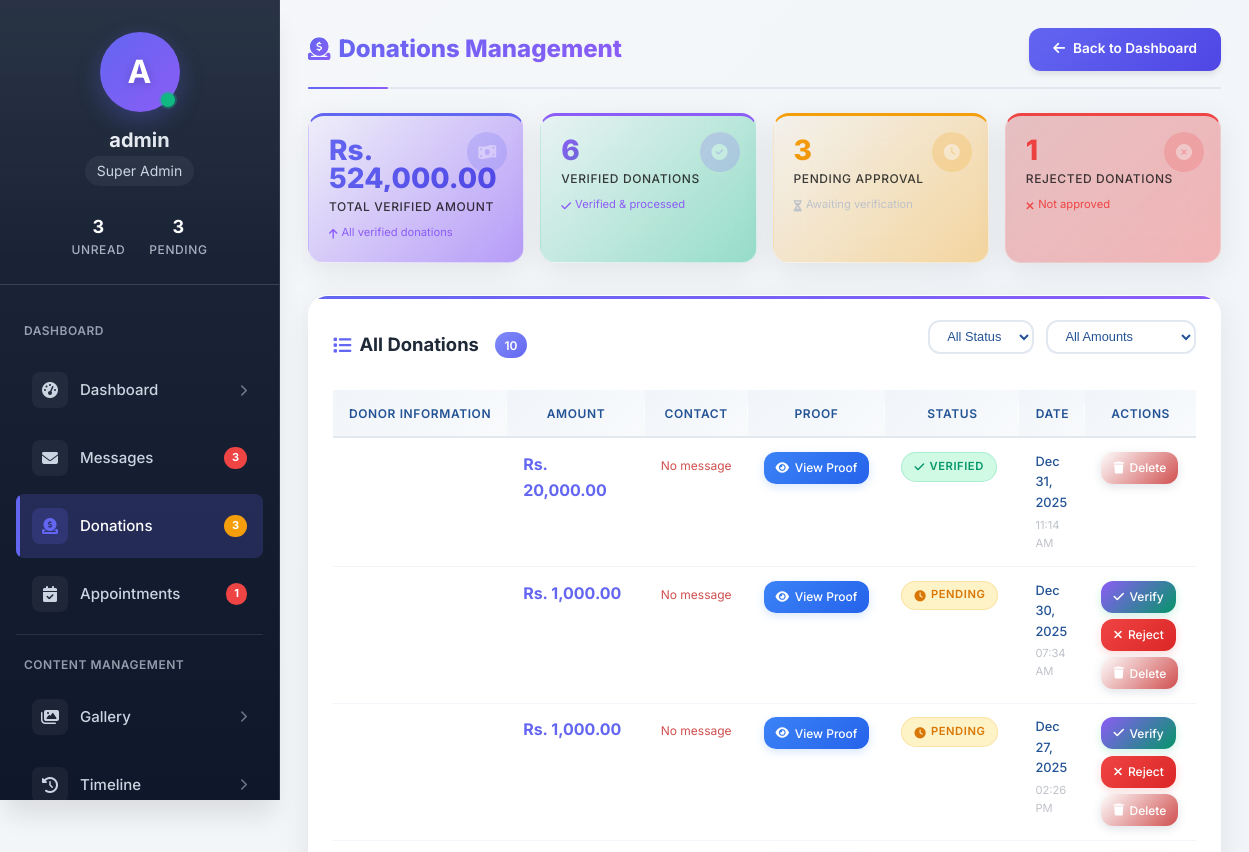
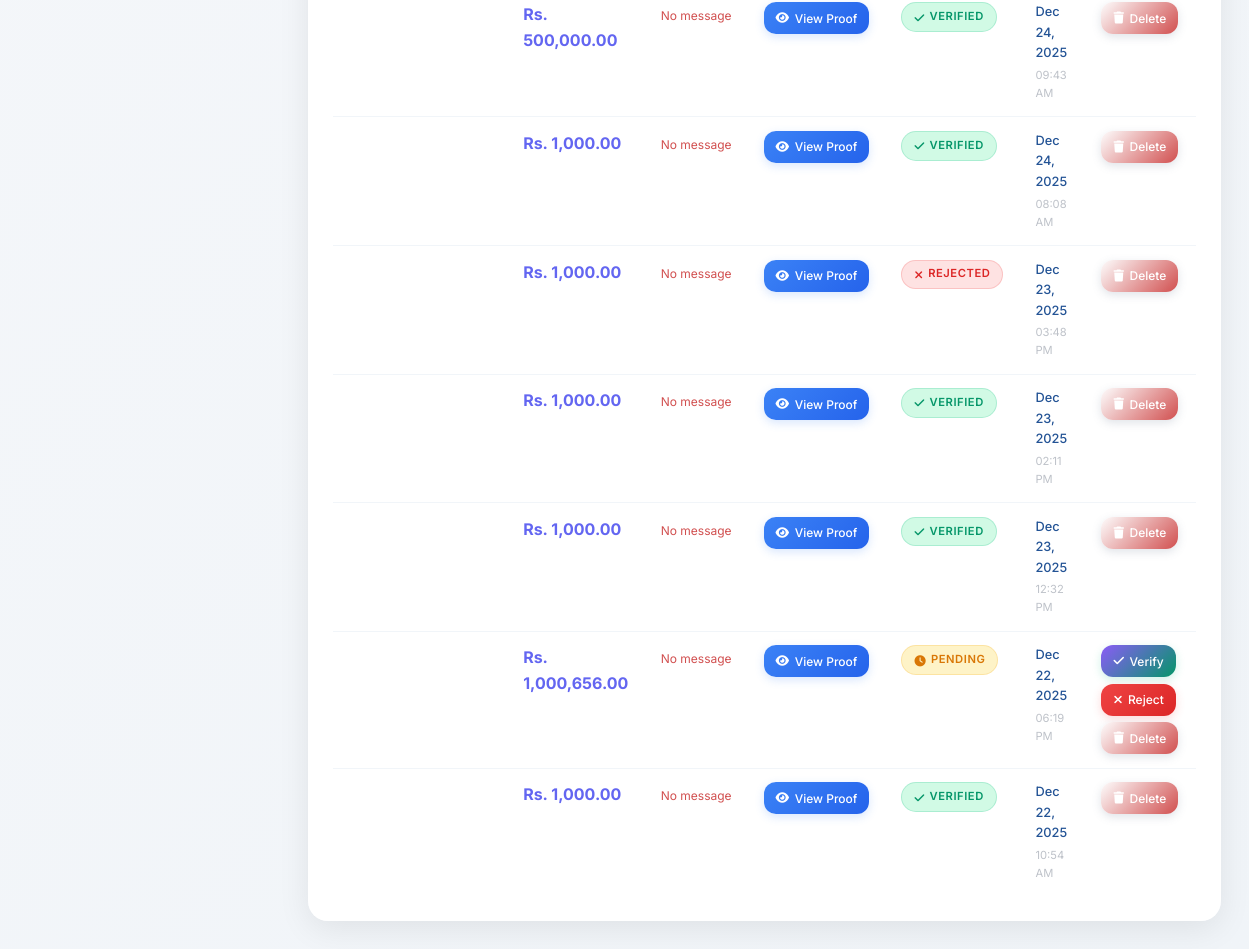
Screenshot of /backend/admin/donations.php (signed in) with the database file from the repository (2 pictures, top to bottom).
### tables this page shows
CREATE TABLE `donations` (
  `id` int(11) NOT NULL,
  `transaction_id` varchar(50) NOT NULL,
  `donor_name` varchar(100) DEFAULT NULL,
  `donor_email` varchar(100) DEFAULT NULL,
  `amount` decimal(10,2) DEFAULT NULL,
  `transaction_proof` varchar(255) DEFAULT NULL,
  `screenshot_path` varchar(255) DEFAULT NULL,
  `status` enum('pending','verified','rejected') DEFAULT 'pending',
  `phone` varchar(20) DEFAULT NULL,
  `message` text DEFAULT NULL,
  `created_at` timestamp NOT NULL DEFAULT current_timestamp(),
  `verified_at` timestamp NULL DEFAULT NULL
);

### backend/admin/donations.php (the view, shortened to what this page needs)
<?php
$donations = [];
$stats = [
    'total' => 0,
    'verified' => 0,
    'pending' => 0,
    'rejected' => 0,
    'total_amount' => 0
];
try {
    $conn = getPDOConnection();
    $stmt = $conn->query("SELECT * FROM donations ORDER BY created_at DESC");
    $donations = $stmt->fetchAll(PDO::FETCH_ASSOC);
    $stmt = $conn->query("
        SELECT
            COUNT(*) as total,
            SUM(CASE WHEN status = 'verified' THEN 1 ELSE 0 END) as verified,
            SUM(CASE WHEN status = 'pending' THEN 1 ELSE 0 END) as pending,
            SUM(CASE WHEN status = 'rejected' THEN 1 ELSE 0 END) as rejected,
            COALESCE(SUM(CASE WHEN status = 'verified' THEN amount ELSE 0 END), 0) as total_amount
        FROM donations
    ");
    $stats = $stmt->fetch(PDO::FETCH_ASSOC);
} catch (PDOException $e) {
    $message = '<i class="fas fa-exclamation-triangle"></i> Database error: ' . $e->getMessage();
}
?>
<!DOCTYPE html>
<html lang="en">
<head>
    <link rel="stylesheet" href="https://cdnjs.cloudflare.com/ajax/libs/font-awesome/6.4.0/css/all.min.css">
</head>
<body>
    <div class="admin-container">
        <?php include __DIR__ . '/../includes/sidebar.php'; ?>
        <main class="main-content">
            <div class="page-header">
                <h1><i class="fas fa-donate"></i> Donations Management</h1>
                <a href="dashboard.php" class="btn">
                    <i class="fas fa-arrow-left"></i> <span>Back to Dashboard</span>
                </a>
            </div>
            <div class="stats-cards">
                <div class="stat-card total">
                    <div class="stat-icon">
                        <i class="fas fa-money-bill-wave"></i>
                    </div>
                    <div class="stat-content">
                        <div class="stat-number">Rs. <?php echo number_format($stats['total_amount'], 2); ?></div>
                        <div class="stat-label"style="color: #0b0b0bff;">Total Verified Amount</div>
                        <div class="stat-trend positive">
                            <i class="fas fa-arrow-up"></i>
                            <span>All verified donations</span>
                        </div>
                    </div>
                </div>
                <div class="stat-card verified">
                    <div class="stat-icon">
                        <i class="fas fa-check-circle"></i>
                    </div>
                    <div class="stat-content">
                        <div class="stat-number"><?php echo $stats['verified']; ?></div>
                        <div class="stat-label"style="color: #0d0d0dff;">Verified Donations</div>
                        <div class="stat-trend positive">
                            <i class="fas fa-check"></i>
                            <span>Verified & processed</span>
                        </div>
                    </div>
                </div>
                <div class="stat-card pending">
                    <div class="stat-icon">
                        <i class="fas fa-clock"></i>
                    </div>
                    <div class="stat-content">
                        <div class="stat-number"><?php echo $stats['pending']; ?></div>
                        <div class="stat-label" style="color: #0e0f0fff;">Pending Approval</div>
                        <div class="stat-trend">
                            <i class="fas fa-hourglass-half"></i>
                            <span>Awaiting verification</span>
                        </div>
                    </div>
                </div>
                <div class="stat-card rejected">
                    <div class="stat-icon">
                        <i class="fas fa-times-circle"></i>
                    </div>
                    <div class="stat-content">
                        <div class="stat-number"><?php echo $stats['rejected']; ?></div>
                        <div class="stat-label" style="color: #111112ff;">Rejected Donations</div>
                        <div class="stat-trend negative">
                            <i class="fas fa-times"></i>
                            <span>Not approved</span>
                        </div>
                    </div>
                </div>
            </div>
            <div class="table-container">
                <div class="table-header">
                    <h2>
                        <i class="fas fa-list"></i> All Donations
                        <span class="count-badge"><?php echo count($donations); ?></span>
                    </h2>
                    <div class="filter-controls">
                        <select class="filter-select" id="statusFilter">
                            <option value="all">All Status</option>
                        </select>
                        <select class="filter-select" id="amountFilter">
                            <option value="all">All Amounts</option>
                        </select>
                    </div>
                </div>
                <?php if (empty($donations)): ?>
                    <div class="empty-state">
                        <i class="fas fa-donate"></i>
                        <h3>No donations yet</h3>
                        <p>Donations will appear here when received.</p>
                    </div>
                <?php else: ?>
                    <div style="overflow-x: auto;">
                        <table class="modern-table">
                            <thead>
                                <tr>
                                    <th>Donor Information</th>
                                    <th>Amount</th>
                                    <th>Contact</th>
                                    <th>Proof</th>
                                    <th>Status</th>
                                    <th>Date</th>
                                    <th>Actions</th>
                                </tr>
                            </thead>
                            <tbody>
                                <?php foreach ($donations as $donation):
                                    $uploadDate = date('M d, Y', strtotime($donation['created_at']));
                                    $uploadTime = date('h:i A', strtotime($donation['created_at']));
                                ?>
                                    <tr data-status="<?php echo $donation['status']; ?>"
                                        data-amount="<?php echo $donation['amount']; ?>">
                                        <td>
                                            <div class="donor-info">
                                            </div>
                                        </td>
                                        <td>
                                            <div class="amount-cell">
                                                Rs. <?php echo number_format($donation['amount'], 2); ?>
                                            </div>
                                        </td>
                                        <td>
                                            <div class="contact-info">
                                                <div class="donor-message" title="<?php echo htmlspecialchars($donation['message'] ?? ''); ?>">
                                                    <?php
                                                        $donMessage = $donation['message'] ?? 'No message';
                                                        echo strlen($donMessage) > 50 ? substr($donMessage, 0, 50) . '...' : $donMessage;
                                                    ?>
                                                </div>
                                            </div>
                                        </td>
                                        <td>
                                            <?php if (!empty($donation['screenshot_path'])): ?>
                                                <a href="javascript:void(0);"
                                                   onclick="viewProof('<?php echo htmlspecialchars($donation['screenshot_path']); ?>')"
                                                   class="action-btn btn-view">
                                                    <i class="fas fa-eye"></i>
                                                    <span>View Proof</span>
                                                </a>
                                            <?php else: ?>
                                                <span style="color: var(--gray-400); font-size: 0.8rem;">No proof</span>
                                            <?php endif; ?>
                                        </td>
                                        <td>
                                            <span class="status-badge status-<?php echo $donation['status']; ?>">
                                                <i class="fas fa-<?php echo $donation['status'] === 'verified' ? 'check' : ($donation['status'] === 'rejected' ? 'times' : 'clock'); ?>"></i>
                                                <?php echo ucfirst($donation['status']); ?>
                                            </span>
                                        </td>
                                        <td>
                                            <div class="date-cell">
                                                <div class="donation-date"><?php echo $uploadDate; ?></div>
                                                <div class="donation-time"><?php echo $uploadTime; ?></div>
                                            </div>
                                        </td>
                                        <td>
                                            <div class="action-buttons">
                                                <?php if ($donation['status'] === 'pending'): ?>
                                                    <a href="?action=verify&id=<?php echo $donation['id']; ?>"
                                                       class="action-btn btn-verify">
                                                        <i class="fas fa-check"></i>
                                                        <span>Verify</span>
                                                    </a>
                                                    <a href="?action=reject&id=<?php echo $donation['id']; ?>"
                                                       class="action-btn btn-reject">
                                                        <i class="fas fa-times"></i>
                                                        <span>Reject</span>
                                                    </a>
                                                <?php endif; ?>
                                                <a href="?action=delete&id=<?php echo $donation['id']; ?>"
                                                   class="action-btn btn-delete"
                                                   onclick="return confirm('Are you sure you want to delete this donation?');">
                                                    <i class="fas fa-trash"></i>
                                                    <span>Delete</span>
                                                </a>
                                            </div>
                                        </td>
                                    </tr>
                                <?php endforeach; ?>
                            </tbody>
                        </table>
                    </div>
                <?php endif; ?>
            </div>
        </main>
    </div>
</body>
</html>

### backend/includes/sidebar.php (style rules this page uses)
:root { --sidebar-bg: linear-gradient(180deg, #1e293b 0%, #0f172a 100%); --sidebar-width: 280px; --sidebar-collapsed: 80px; --primary: #6366f1; --primary-light: #818cf8; --primary-dark: #4f46e5; --secondary: #8b5cf6; --success: #10b981; --warning: #f59e0b; --danger: #ef4444; --info: #3b82f6; --dark: #1f2937; --light: #f9fafb; --gray: #6b7280; --light-gray: #e5e7eb; --sidebar-text: #cbd5e1; --sidebar-hover: rgba(255, 255, 255, 0.1); --sidebar-active: rgba(99, 102, 241, 0.2); --transition: all 0.3s cubic-bezier(0.4, 0, 0.2, 1); --shadow: 0 4px 6px -1px rgba(0, 0, 0, 0.1); --shadow-lg: 0 10px 15px -3px rgba(0, 0, 0, 0.1); --shadow-xl: 0 20px 25px -5px rgba(0, 0, 0, 0.1); --radius-sm: 0.375rem; --radius: 0.5rem; --radius-md: 0.75rem; --radius-lg: 1rem; --radius-full: 9999px; }
.stat-label { font-size: 0.75rem; color: var(--sidebar-text); margin-top: 0.25rem; opacity: 0.8; }

### rows the page displays
donations: amount "20,000.00", message "No message", status "VERIFIED", created_at "Dec 31, 2025", created_at "11:14 AM"
donations: amount "1,000.00", message "No message", status "PENDING", created_at "Dec 30, 2025", created_at "07:34 AM"
donations: amount "1,000.00", message "No message", status "PENDING", created_at "Dec 27, 2025", created_at "02:26 PM"
donations: amount "500,000.00", message "No message", status "VERIFIED", created_at "Dec 24, 2025", created_at "09:43 AM"
donations: amount "1,000.00", message "No message", status "VERIFIED", created_at "Dec 24, 2025", created_at "08:08 AM"
donations: amount "1,000.00", message "No message", status "REJECTED", created_at "Dec 23, 2025", created_at "03:48 PM"
donations: amount "1,000.00", message "No message", status "VERIFIED", created_at "Dec 23, 2025", created_at "02:11 PM"
donations: amount "1,000.00", message "No message", status "VERIFIED", created_at "Dec 23, 2025", created_at "12:32 PM"
donations: amount "1,000,656.00", message "No message", status "PENDING", created_at "Dec 22, 2025", created_at "06:19 PM"
donations: amount "1,000.00", message "No message", status "VERIFIED", created_at "Dec 22, 2025", created_at "10:54 AM"

### other values shown
$initial "A"
$username "admin"
$unreadMessages "3"
$pendingDonations "3"
$appointmentsPending "1"
$stats['total_amount'] "524,000.00"
$stats['verified'] "6"
$stats['pending'] "3"
$stats['rejected'] "1"
count($donations) "10"
